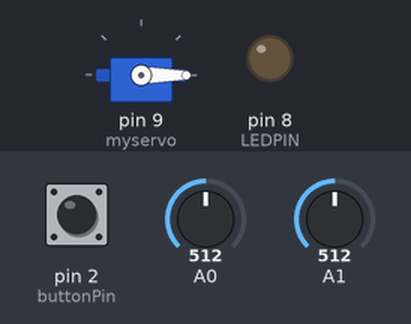
The sketch below on a simulated Arduino Uno, built with avr-gcc and run on an emulated ATmega328P. Parts: servo, output pins drawn as LEDs (lit = HIGH). Dashed ring = blinking. Inputs (shaded band) come from the test bench; at power-on: A1 = 512, A0 = 512, pin 2 (buttonPin) LOW. What the sketch prints to the serial monitor is not drawn.

Above: at 1.2 s.
1.3 s: A1 set to 22
4.3 s: A1 set to 17
At 4.55 s:
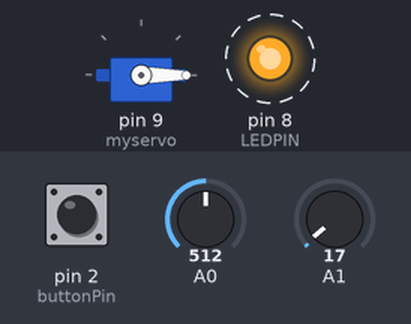
7.3 s: A1 set to 122
At 8.9 s:
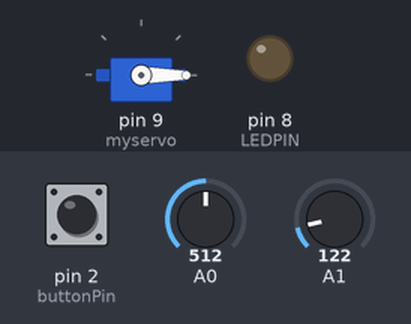
10.3 s: A0 set to 420
13.3 s: A0 set to 383
15.2 s: pin 2 (buttonPin) pulled HIGH for 0.15 s
Timing chart, 0 to 18.2 s (numbered marks = the images above; inputs shaded):
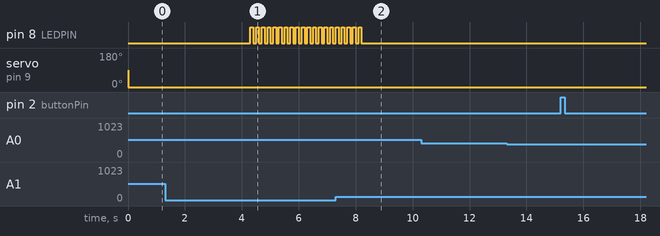

The sketch:

SpaceMission.ino
```cpp
// Led
const int LEDPIN = 8;
// button
const int buttonPin = 2;
// variable to record the value of phototransistor
int photoValue;

//Servo
#include <Servo.h>
// creating servo object to control a servo
Servo myservo;
// Pointing value
int point = 0;

// for reading push button
int buttonState = 0;
int click = 0;

void setup() {
  Serial.begin(9600);

  // Led for scanning effect
  pinMode(LEDPIN, OUTPUT);
  digitalWrite(LEDPIN, LOW);

  // Button for switching space objects
  pinMode(buttonPin, INPUT);

  // Servo pin 9
  myservo.attach(9);
}

void loop() {
  // Spin control by a rotary potentiometer
  int spinRead = analogRead(A0);
  int mappedSpin = map(spinRead, 0, 1023,0, 255);
  String spinStr = "&" + String(mappedSpin) + "!";
  Serial.print(spinStr);
  delay(1);

  // Phototransistor - finger print
  photoValue = analogRead(A1);
  if (photoValue < 20){ //sensorLow-(sensorLow)
      scanning();
      Serial.write("*!");
      delay(10);
  }

  // Button
  buttonState = digitalRead(buttonPin);
  if (buttonState == HIGH) {
    click = 1;
  } else {
    if (click == 1) {
      Serial.write("#!");
      delay(10);
      click = 0;
    }
  }

  serialCheck();

  // Servo pointer
  if (point == 0){
    myservo.write(0);
  } else if (point == 1) {
    myservo.write(90);
  } else if (point == 2) {
    myservo.write(180);
  }
}

// Checks for serial communication
void serialCheck() {
  if (Serial.available() > 0) {
    int inCome = Serial.read();
    point = inCome;
  }
}

// Simulates scanning - blinking led
void scanning() {
  int scan = 20;
  for(int i=0; i < scan; i++) {
    digitalWrite(LEDPIN, HIGH);
    delay(100);
    digitalWrite(LEDPIN, LOW);
    delay(100);
  }
}
```

Measured:
- the behaviour switches between 20 and 19 on A1 (found by bisection; images 0 and 1)
- after the input at 1.3 s, every drawn part: stays the same
- after the input at 4.3 s, pin 8 (LEDPIN): alternates HIGH for 0.10 s and LOW for 0.10 s, starting at once
- after the input at 7.3 s, pin 8 (LEDPIN): goes on until 8.2 s, then stays LOW
- after the input at 10.3 s, every drawn part: stays the same
- after the input at 13.3 s, every drawn part: stays the same
- after the input at 15.2 s, every drawn part: stays the same
